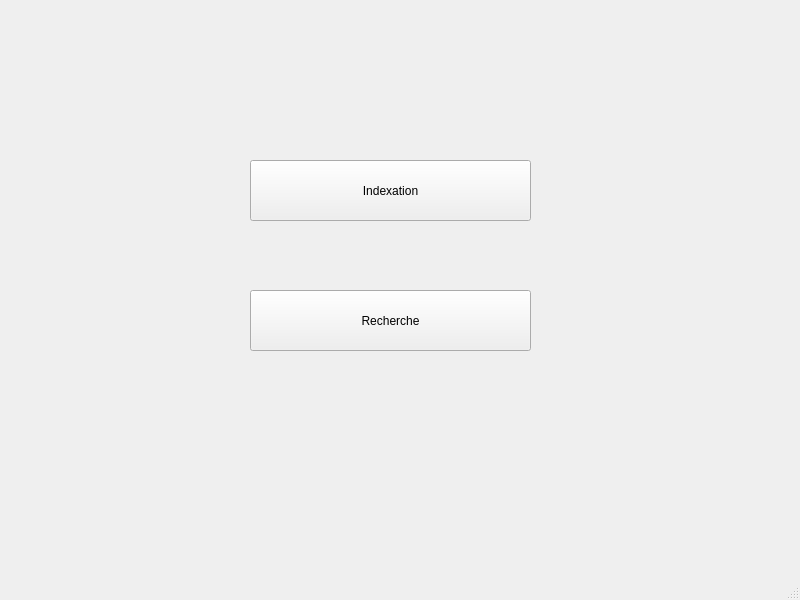
<?xml version="1.0" encoding="UTF-8"?>
<ui version="4.0">
 <class>MainWindow</class>
 <widget class="QMainWindow" name="MainWindow">
  <property name="geometry">
   <rect>
    <x>0</x>
    <y>0</y>
    <width>800</width>
    <height>600</height>
   </rect>
  </property>
  <property name="windowTitle">
   <string>MainWindow</string>
  </property>
  <widget class="QWidget" name="centralwidget">
   <widget class="QPushButton" name="pushButton">
    <property name="geometry">
     <rect>
      <x>250</x>
      <y>160</y>
      <width>281</width>
      <height>61</height>
     </rect>
    </property>
    <property name="text">
     <string>Indexation</string>
    </property>
   </widget>
   <widget class="QPushButton" name="pushButton_2">
    <property name="geometry">
     <rect>
      <x>250</x>
      <y>290</y>
      <width>281</width>
      <height>61</height>
     </rect>
    </property>
    <property name="text">
     <string>Recherche</string>
    </property>
   </widget>
  </widget>
  <widget class="QMenuBar" name="menubar">
   <property name="geometry">
    <rect>
     <x>0</x>
     <y>0</y>
     <width>800</width>
     <height>24</height>
    </rect>
   </property>
  </widget>
  <widget class="QStatusBar" name="statusbar"/>
 </widget>
 <resources/>
 <connections/>
</ui>
